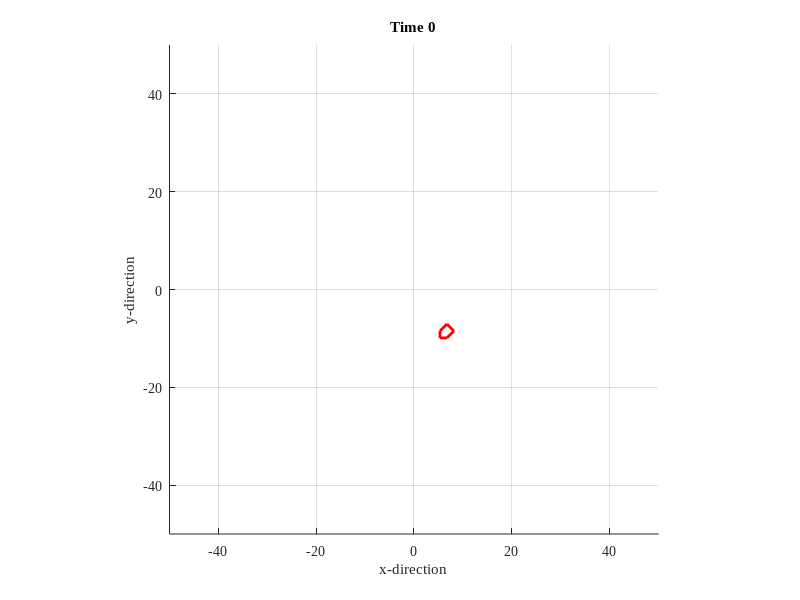

Source code (MATLAB): (Note: this script raises an error after producing the figure.)
function [] = MTRN4010_91()
% sim car movement to target
% fuzzy control on velocity/angle
% PSO optimize zero membership function parameters
% modify vel.fis output membership ZERO upper bound
% modify ang.fis output membership ZERO lower/upper bound
% obective function is square rooted sum of pose error squares
% because of many simulations, the programm take a longer time to finish

% program management
clc; clear all; close all; dbstop if error;
set(0,'defaultaxesfontname','times new roman');

% car motion filed, sim time
field.range=50;
time.dt=1; time.T=500;

% car variables
[fig]=FigureNew(field);
[car]=CarNew(field);
[car]=CarNow(car,time,0,0);
[car]=CarShow(fig,car,0);
[target]=TargetNew(field);

% import fuzzy system
fis_vel=readfis('MTRN4010_vel.fis');
fis_ang=readfis('MTRN4010_ang.fis');

% PSO parameters
PSO.VLB=0.1; PSO.VUB=2;% car velocity lower/upper bound
PSO.ALB=0.1*pi; PSO.AUB=0.8*pi;% car angle lower/upper bound
PSO.D=2; PSO.G=5; PSO.N=30;% particle dimension generations, particles
PSO.V=rand(PSO.D,PSO.N);% initial PSO particle velocity
PSO.Gbest=[]; PSO.gbest=realmax;% PSO gbest
PSO.Pbest=[]; PSO.pbest=ones(1,PSO.N)*realmax;% PSO pbest
PSO.w1=0.9; PSO.w2=0.4; PSO.dw=PSO.w1-PSO.w2;% init and final inertia weight
PSO.cg=2; PSO.cp=2;% social, congnitive factor
PSO.X=rand(PSO.D,PSO.N); PSO.BND=[PSO.VLB PSO.VUB; PSO.ALB PSO.AUB];% PSO bound
for d=1:2,% particles for car vel/angle Z-MF
PSO.X(d,:)=PSO.BND(d,1)+PSO.X(d,:)*diff(PSO.BND(d,:));
end;

% PSO main loop
carInit=car;% initial car pose
for g=1:PSO.G,% PSO generation
    disp(PSO.X);% particles
    car=carInit;% restore init car pose
    for n=1:PSO.N,% PSO particles
        v=PSO.X(1,n); a=PSO.X(2,n);% velocity and angular bounds
        fis_vel.output.mf(1).params(3)=v;% modify vel output Z-MF
        fis_ang.output.mf(2).params(3)=a;% modify ang output Z-MF
        fis_ang.output.mf(2).params(1)=-a;
        
        % sim car movement
        for t=0:time.dt:time.T,
            [ds]=FindDistance(car,target);
            vel=evalfis(ds,fis_vel);
            [dq]=FindAngular(car,target);
            ang=evalfis(dq,fis_ang);
            [car]=CarNow(car,time,vel,ang);
        end;
        
        err=[car.x-target.x car.y-target.y AngleWrap(car.q-target.q)];% pose error
        fit(n)=sqrt(sum(err.^2));% objective function
        
        % find global best
        if fit(n)<PSO.gbest,
            PSO.gbest=fit(n);
            PSO.Gbest=PSO.X(:,n);
        end;
        
        % find particle best
        if fit(n)<PSO.pbest(n),
            PSO.pbest(n)=fit(n);
            PSO.Pbest(:,n)=PSO.X(:,n);
        end;
    end;
    disp(sprintf('Generation %d Gbest %5.3f %5.3f gbest %5.3f',...
    g,PSO.Gbest.',PSO.gbest));% currently best results
    % PSO update
    w=PSO.w2+(1-g/PSO.G)*PSO.dw;% decreasing inertia weight
    PSO.V=w*rand(PSO.D,PSO.N).*PSO.V+...
    PSO.cp*rand(PSO.D,PSO.N).*(PSO.Pbest-PSO.X)+...
    PSO.cg*rand(PSO.D,PSO.N).*(repmat(PSO.Gbest,[1,PSO.N])-PSO.X);
    PSO.X=PSO.X+PSO.V;
    % repair particles
    for d=1:PSO.D,
        z=find(PSO.X(d,:)<PSO.BND(d,1));
        PSO.X(d,z)=PSO.BND(d,1)+rand(1,length(z))*diff(PSO.BND(d,:));
        z=find(PSO.X(d,:)>PSO.BND(d,2));
        PSO.X(d,z)=PSO.BND(d,1)+rand(1,length(z))*diff(PSO.BND(d,:));
    end;
end;

% show result with optimized controller
fis_vel.output.mf(1).params(3)=PSO.Gbest(1);% modify vel output Z-MF
fis_ang.output.mf(2).params(3)= PSO.Gbest(2);% modify ang output Z-MF
fis_ang.output.mf(2).params(1)=-PSO.Gbest(2);
car=carInit;% restore initial car pose
for t=0:time.dt:time.T,
    [ds]=FindDistance(car,target);
    vel=evalfis(ds,fis_vel);
    [dq]=FindAngular(car,target);
    ang=evalfis(dq,fis_ang);
    [car]=CarNow(car,time,vel,ang);
    [car]=CarShow(fig,car,t);
end;

function [fig]=FigureNew(field)
fig.fig=figure('units','normalized','position',[0.3 0.2 0.5 0.5]);
axis([-1 1 -1 1]*field.range); hold on; grid on; axis equal;
xlabel('x-direction'); ylabel('y-direction');
fig.ax=axis;

function [target]=TargetNew(field)
target.x=(rand-0.5)*field.range;
target.y=(rand-0.5)*field.range;
target.q=AngleWrap(rand*2*pi);
target.shape=[ 2 0; 1 1; -1 1; -1 -1; 1 -1; 2 0]';
target.hdL.shape=plot(target.shape(1,:),target.shape(2,:),...
    'color','r','linewidth',2);
Rz=[ cos(target.q) -sin(target.q);
      sin(target.q) cos(target.q)];
shape=Rz*target.shape+repmat([target.x;target.y],1,6);
set(target.hdL.shape,'xdata',shape(1,:),'ydata',shape(2,:));

function [ds]=FindDistance(car,target)
dx=target.x-car.x;
dy=target.y-car.y;
ds=sqrt(dx^2+dy^2);

function [dq]=FindAngular(car,target)
dx=target.x-car.x;
dy=target.y-car.y;
q=atan2(dy,dx)-car.q;
dq=AngleWrap(q);

function [q]=AngleWrap(q)
while q<pi,
    q=q+2*pi;
end;
while q>pi,
    q=q-2*pi;
end;

function [car]=CarNew(field)
car.x=(rand-0.5)*field.range*3;
car.y=(rand-0.5)*field.range*3;
car.q=AngleWrap(randn*2*pi);
car.trace=[car.x; car.y; car.q];
car.shape=[ 2 0; 1 1; -1 1; -1 -1; 1 -1; 2 0]';
car.hdL.shape=plot(car.shape(1,:),car.shape(2,:),'color','b','linewidth',2);
car.hdL.trace=plot(car.trace(1,:),car.trace(2,:),'color',[0 0.66 0]);

function [car]=CarNow(car,time,v,w)
car.x=car.x+time.dt*v*cos(car.q);
car.y=car.y+time.dt*v*sin(car.q);
car.q=car.q+time.dt*w; car.q=AngleWrap(car.q);
car.trace(:,end+1)=[car.x; car.y; car.q];

function [car]=CarShow(fig,car,t)
Rz=[ cos(car.q) -sin(car.q);
sin(car.q) cos(car.q)];
shape=Rz*car.shape+repmat([car.x;car.y],1,6);
set(car.hdL.shape,'xdata',shape(1,:),'ydata',shape(2,:));
set(car.hdL.trace,'xdata',car.trace(1,:),'ydata',car.trace(2,:));
axis(fig.ax); title(sprintf('Time %d',t)); pause(0.001);
